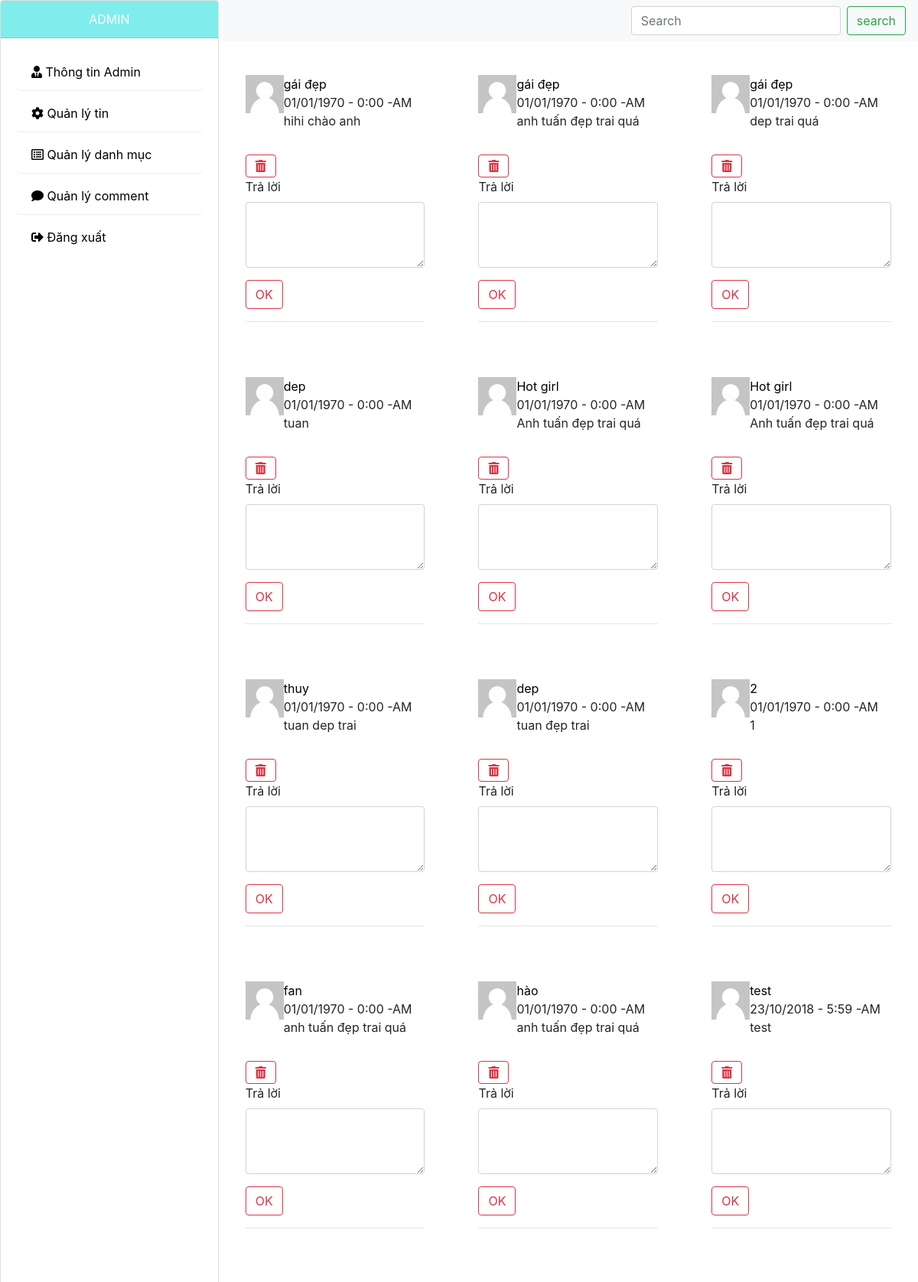
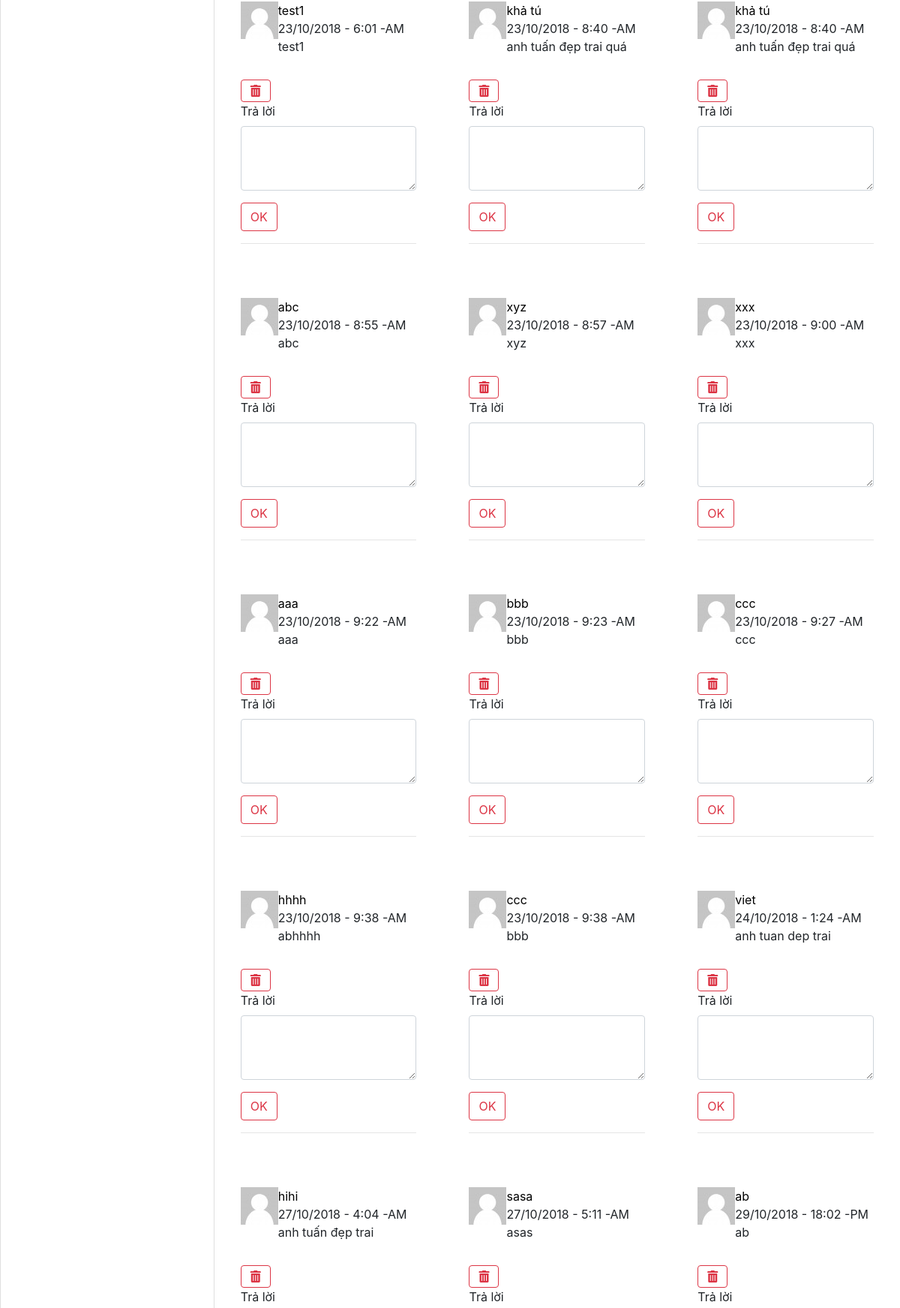
/project/index.php/admin/comment/getAllComment (upper part), run on the app's committed database (2 pictures, top to bottom).
### tables this page shows
CREATE TABLE `comment` (
  `id` int(11) NOT NULL,
  `name` varchar(255) NOT NULL,
  `email` varchar(255) NOT NULL,
  `content` varchar(255) NOT NULL,
  `id_new` int(11) NOT NULL,
  `date` double NOT NULL,
  `reply` varchar(255) NOT NULL
);

### project/application/controllers/admin/comment.php (called while the page is built, shortened)
<?php if ( ! defined('BASEPATH')) exit('No direct script access allowed');
class 	comment extends CI_Controller {
	public function __construct()
	{
		$this->load->model('UserComment');
	}
	public function getAllComment()
	{
		$result=$this->UserComment->getAllComment();
		$result=array('result'=>$result);
		$this->load->view('admin/comment', $result, FALSE);
	}
}

### project/index.php (called while the page is built, shortened)
<?php
require_once BASEPATH.'core/CodeIgniter.php';

### project/application/models/UserComment.php (called while the page is built, shortened)
<?php if ( ! defined('BASEPATH')) exit('No direct script access allowed');
class UserComment extends CI_Model {
	public function getAllComment()
	{
		$keyword=$this->input->get('keyword');
		$this->db->select('*');
		$arr=$this->db->get('comment');
		$arr=$arr->result_array();
		return $arr;
	}
}

### project/application/views/admin/comment.php (the view, shortened to what this page needs)
<!DOCTYPE html>
<html lang="en">
<head>
	<link rel="stylesheet" href="<?= base_url() ?>css/bootstrap.css">
	 <link rel="stylesheet" href="<?= base_url() ?>fonts/css/all.css">
</head>
<body>
	<div class="main">
	<div class="left">
		<div class="card">
		  <div class="card-header text-center">
		   ADMIN
		  </div>
		  <div class="card-body">
			   <ul class="list-group list-group-flush">
			    <li class="list-group-item"> <a href="<?= base_url() ?>admin/Dashboard/user"><i class="fas fa-user-tie"></i> Thông tin Admin </a></li>
			     <li class="list-group-item"><a href="<?= base_url() ?>admin/new_controller/newManagement"><i class="fas fa-cog"></i> Quản lý tin</a></li>
			    <li class="list-group-item"><a href="<?= base_url() ?>admin/new_controller/GetData""><i class="far fa-list-alt"></i> Quản lý danh mục</a></li>
			    <li class="list-group-item"><a href="<?= base_url() ?>admin/comment/getAllComment""><i class="fas fa-comment"></i> Quản lý comment</a></li>
			      <li class="list-group-item"><a href="<?= base_url() ?>admin/Dashboard/logout"><i class="fas fa-sign-out-alt"></i> Đăng xuất</a></li>
			  </ul>
		  </div>
		</div>
	</div>
	<div class="right">
			<nav class="navbar navbar-light bg-light mb-4">
			  <form  action="<?= base_url() ?>admin/comment/getAllComment" method="get" class="form-inline ml-auto">
			    <input class="form-control mr-sm-2" type="search" placeholder="Search"  name="keyword">
			    <input class="btn btn-outline-success my-2 my-sm-0" type="submit" value="search">
			  </form>
			</nav>
			<div class="container">
				<div class="row">
					<?php foreach ($result as $value): ?>
					<div class="col-sm-4 mb-3">
						<div class="card-body">
							<div class='d-flex mb-3'>
								<img src='<?= base_url() ?>images/user.png' alt='' height='50'>
								<div class='sec2-b-content'>
									<a href=''  class='title-sec2-bot'>
										<?= $value['name'] ?>
									</a>
									<br>
									<p class='time mb-0'>
										 <span class='date'>
											<?= date('d/m/Y - G:i -A',$value['date']) ?>
										</span>
									</p>
									<p class='content-s3 mt-0'>
									<?= $value['content'] ?>
									</p>
								</div>
							</div>
							<div class="icon">
												<a href="<?= base_url() ?>admin/comment/deleteComment/<?= $value['id'] ?>">
												<button type="button" class="btn btn-outline-danger fas fa-trash-alt"></button>
												</a>
												<div class="reply">
													<form action="<?= base_url() ?>admin/comment/updateReply/<?= $value['id'] ?>" method="post">
														 <div class="form-group">
														    <label for="exampleFormControlTextarea1">Trả lời</label>
														    <textarea class="form-control" id="exampleFormControlTextarea1" rows="3" name="reply"></textarea>
														  </div>
													<button type="submit" class="btn btn-outline-danger">OK</button>
													</form>
												</div>
							</div>
							<hr>
						</div>
					</div>
					<?php endforeach ?>
				</div>
			</div>
	</div>
</div>
</body>
</html>

### project/application/views/admin/comment.php (style rules this page uses)
.left { width:25%; }
.right { position: relative; width: 75%; }
.main { display:flex; height:100%; }
.left .card-header { background-color: #81ecec; color:white; }
.left .card { height: 100%; }
.right { width:80%; }
.card .list-group-item { transition: 0.4s; margin-bottom: 5px; border: initial; border-bottom: 1px solid #80808026; border-radius: 6px; transition:0.4s; }
a { color:black !important; }
body, html { width:100%; height: 100%; }

### data on the page
comment: name "gái đẹp", date "01/01/1970 - 0:00 -AM", content "hihi chào anh"
comment: name "gái đẹp", date "01/01/1970 - 0:00 -AM", content "anh tuấn đẹp trai quá"
comment: name "gái đẹp", date "01/01/1970 - 0:00 -AM", content "dep trai quá"
comment: name "dep", date "01/01/1970 - 0:00 -AM", content "tuan"
comment: name "Hot girl", date "01/01/1970 - 0:00 -AM", content "Anh tuấn đẹp trai quá"
comment: name "Hot girl", date "01/01/1970 - 0:00 -AM", content "Anh tuấn đẹp trai quá"
comment: name "thuy", date "01/01/1970 - 0:00 -AM", content "tuan dep trai"
comment: name "dep", date "01/01/1970 - 0:00 -AM", content "tuan đẹp trai"
comment: name "2", date "01/01/1970 - 0:00 -AM", content "1"
comment: name "fan", date "01/01/1970 - 0:00 -AM", content "anh tuấn đẹp trai quá"
comment: name "hào", date "01/01/1970 - 0:00 -AM", content "anh tuấn đẹp trai quá"
comment: name "test", date "23/10/2018 - 5:59 -AM", content "test"
comment: name "test1", date "23/10/2018 - 6:01 -AM", content "test1"
comment: name "khả tú", date "23/10/2018 - 8:40 -AM", content "anh tuấn đẹp trai quá"
comment: name "khả tú", date "23/10/2018 - 8:40 -AM", content "anh tuấn đẹp trai quá"
comment: name "abc", date "23/10/2018 - 8:55 -AM", content "abc"
comment: name "xyz", date "23/10/2018 - 8:57 -AM", content "xyz"
comment: name "xxx", date "23/10/2018 - 9:00 -AM", content "xxx"
comment: name "aaa", date "23/10/2018 - 9:22 -AM", content "aaa"
comment: name "bbb", date "23/10/2018 - 9:23 -AM", content "bbb"
comment: name "ccc", date "23/10/2018 - 9:27 -AM", content "ccc"
comment: name "hhhh", date "23/10/2018 - 9:38 -AM", content "abhhhh"
comment: name "ccc", date "23/10/2018 - 9:38 -AM", content "bbb"
comment: name "viet", date "24/10/2018 - 1:24 -AM", content "anh tuan dep trai"
comment: name "hihi", date "27/10/2018 - 4:04 -AM", content "anh tuấn đẹp trai"
comment: name "sasa", date "27/10/2018 - 5:11 -AM", content "asas"
comment: name "ab", date "29/10/2018 - 18:02 -PM", content "ab"
